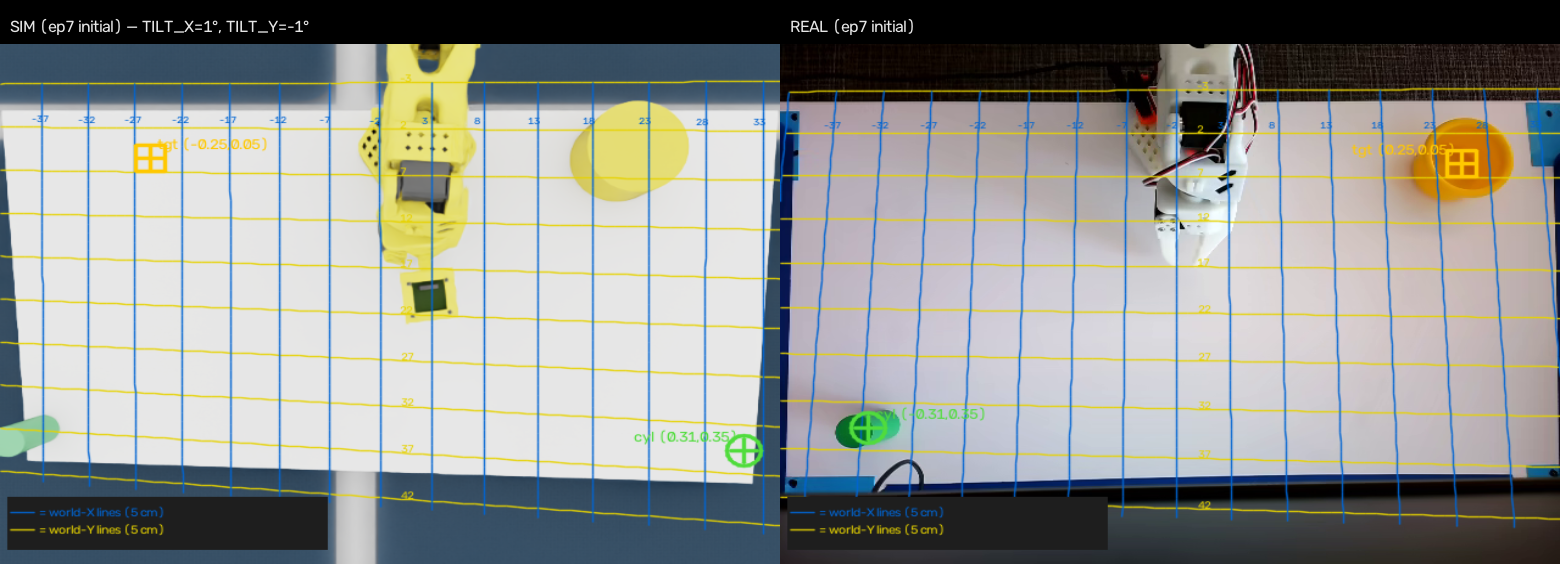
#> input picture source/sim_to_real_so101/scripts/save/compare_ep7.png, 1560 x 564 px
$ python -i dual_panel_overlay.py   (imports and definitions only)
#> lines starting #> are read from the running program, lines starting #| are printed output that depends on the picture; after the words box and inside, x2 and y2 are one past the last pixel; in counts of white or black regions, pixels touching at a corner belong together
#!/usr/bin/env python3
"""
dual_panel_overlay_v4.py  —  REAL + SIM side-by-side with world grid overlay.

v4 changes vs v3:
  - Add --calibrate-sim mode: click 4 mat corners in the SIM image window to
    recompute _H_SIM and print the new matrix (paste into this file).
  - After every run, write detected positions to a JSON sidecar file
    (overlay_ep{N}_positions.json or dual_panel_positions.json) so that
    replay_interactive_v10.py --use-real-positions can pick them up.
  - detect_objects() also searches right half for cylinder if left-half mask
    is empty (handles episodes where cylinder is near centre).

Usage (direct images):
    python dual_panel_overlay_v4.py real.png sim.png [output.png]

Usage (episode mode — finds frames automatically):
    python dual_panel_overlay_v4.py --episode 7
    python dual_panel_overlay_v4.py --episode 7 --dataset ~/.cache/huggingface/lerobot/Screener2/V4_pnp_44_20260720_141907

Calibration mode (run whenever SIM grid stops matching the mat):
    python dual_panel_overlay_v4.py --episode 7 --calibrate-sim
    A window opens showing the SIM image. Click the four mat corners in this
    order: TL, TR, BL, BR.  The script prints the new _H_SIM matrix.
    Paste it into the _H_SIM constant below and save.

Episode mode looks for:
  REAL : {dataset}/videos/observation.images.overhead/chunk-000/episode_{N:06d}.mp4
         (extracted via ffmpeg — handles AV1 encoding)
  SIM  : {sim-dir}/sim_overhead_ep{N}_frame1.png or frame5.png
         (saved by replay_interactive.py)
"""

import sys
import argparse
import glob
import json
import os
import numpy as np
import cv2

# ── Homography matrices — single source of truth is homography_pix2world.py ──
# To recalibrate _H_SIM: python dual_panel_overlay.py --episode N --calibrate-sim
# Paste the printed matrix into homography_pix2world.py → _H_SIM (and update
# replay_bug.py → _H_SIM to match).
from homography_pix2world import (
    _H_REAL, _H_REAL_INV,
    _H_SIM,  _H_SIM_INV,
)

# Calibration corners  (world X,Y)  →  real_pix
# Matches homography_pix2world.py 2026-09-23 mat-corner calibration.
# Order: TL, TR, BL, BR  (matches the click order in --calibrate-sim)
CAL_WORLD  = [(-0.330, 0.005), ( 0.400, 0.005), (-0.310, 0.380), ( 0.375, 0.400)]
CAL_LABELS = ["TL", "TR", "BL", "BR"]
CAL_REAL   = [( 13.4,  67.0), (631.5,  65.8), (  8.5, 404.9), (632.7, 400.0)]

def _world_to_pix(wx, wy, H_inv):
    pt  = np.array([[[float(wx), float(wy)]]], dtype=np.float32)
    out = cv2.perspectiveTransform(pt, H_inv.astype(np.float32))
    return float(out[0,0,0]), float(out[0,0,1])

CAL_SIM = [_world_to_pix(wx, wy, _H_SIM_INV) for wx, wy in CAL_WORLD]
#> further down, picture is the input picture: shape (564, 1560, 3); mean B, G, R 144, 147.6, 145.4

# ── Helpers ──────────────────────────────────────────────────────────────────
# [4 lines left out: function p2w, not called in this run]

def w2p(wx, wy, H_inv):
    return _world_to_pix(wx, wy, H_inv)

def in_frame(u, v, W, H, pad=40):
    return -pad < u < W+pad and -pad < v < H+pad

# ── Drawing ──────────────────────────────────────────────────────────────────
GRID_COLOR  = (45, 140, 45)
BOUND_COLOR = (0, 200, 255)
AXIS_COLOR  = (20, 20, 20)
TICK_COLOR  = (160, 210, 160)
CYL_COLOR   = (30, 210, 30)
TGT_COLOR   = (0, 200, 255)

# [71 lines left out: functions draw_grid, draw_boundary, draw_x_axis, draw_marker, not called in this run]

# ── Object detection on real frame ───────────────────────────────────────────
_DET_IMG_CX = 320

def detect_objects(img_bgr):
    """Detect green cylinder and yellow/orange cup in a REAL overhead image.

    Returns (cyl_pix, tgt_pix) where each is (col, row) or None.
    """
    img = img_bgr.copy()
    img[415:, 455:] = 0          # mask out robot arm area (bottom-right)
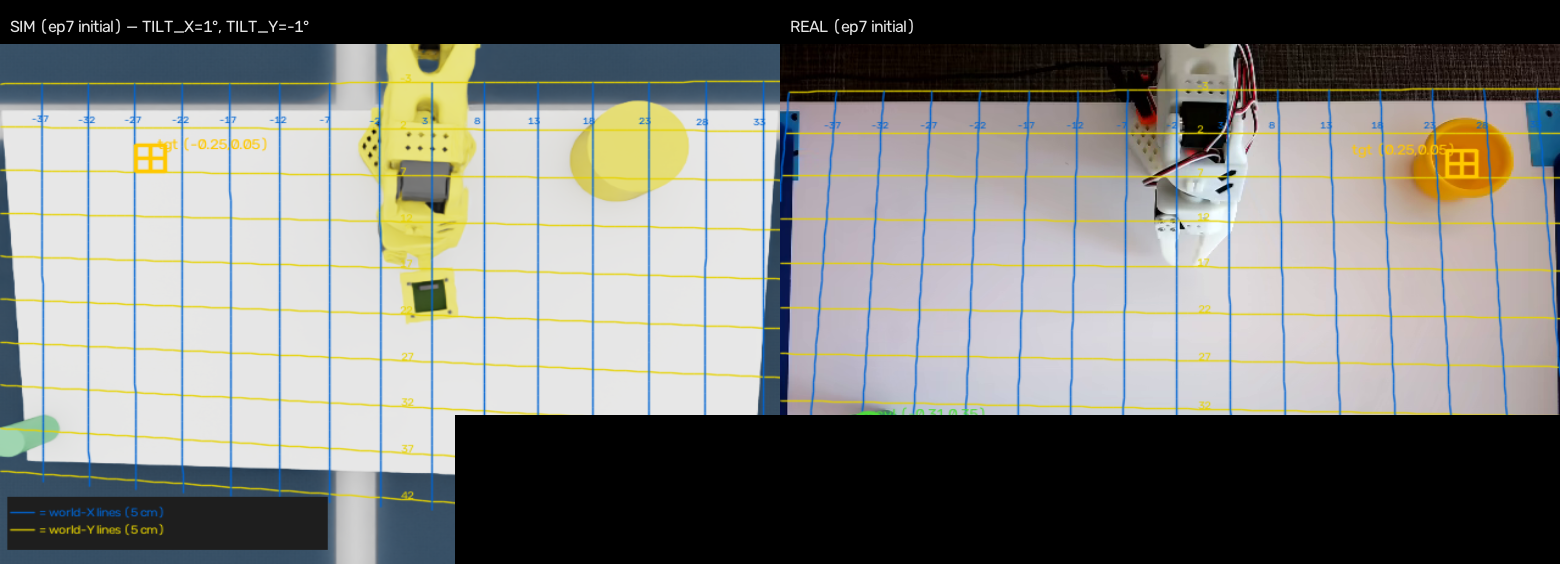
#> img: shape (564, 1560, 3); 18.69% of pixels changed, all inside (x1, y1, x2, y2) = (455, 415, 1560, 564)
    hsv = cv2.cvtColor(img, cv2.COLOR_BGR2HSV)
#> hsv: shape (564, 1560, 3); mean H, S, V 41.5, 38.5, 134.4

    # Target = yellow/orange cup
    m_tgt = cv2.inRange(hsv, np.array([15,50,50],np.uint8), np.array([38,255,255],np.uint8))
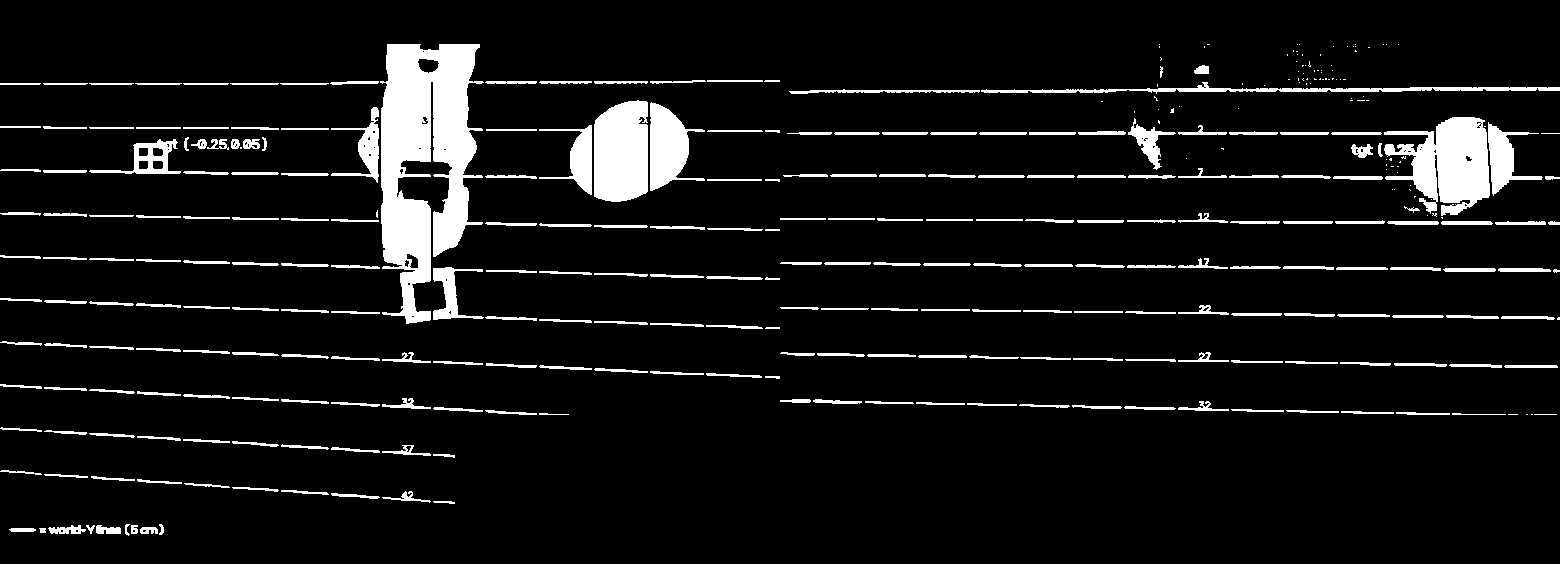
#> m_tgt: shape (564, 1560); 7.8% white; 350 white regions (96 under 20 px), largest, box (x1, y1, x2, y2) and area: (380, 44, 484, 324) 17297, (1384, 117, 1490, 216) 6295, (594, 100, 648, 202) 4985
    # Cylinder = green
    m_cyl = cv2.inRange(hsv, np.array([35,40,40],np.uint8), np.array([85,255,255],np.uint8))
#> m_cyl: shape (564, 1560); 0.67% white; 631 white regions (609 under 20 px), largest, box (x1, y1, x2, y2) and area: (0, 415, 43, 457) 1244, (4, 82, 331, 85) 650, (412, 281, 431, 312) 447

    # Spatial priors: cylinder usually left half, target usually right half.
    # But fall back to full-frame search if the prior half is empty.
    m_cyl_left  = m_cyl.copy(); m_cyl_left[:, _DET_IMG_CX:] = 0
#> after `m_cyl_left[:, _DET_IMG_CX:] = 0`: m_cyl_left: shape (564, 1560); 0.32% white; 153 white regions (149 under 20 px), largest, box (x1, y1, x2, y2) and area: (0, 415, 43, 457) 1244, (4, 82, 320, 85) 629, (44, 415, 60, 443) 286, (122, 478, 135, 482) 23
    m_tgt_right = m_tgt.copy(); m_tgt_right[:, :_DET_IMG_CX] = 0
#> after `m_tgt_right[:, :_DET_IMG_CX] = 0`:
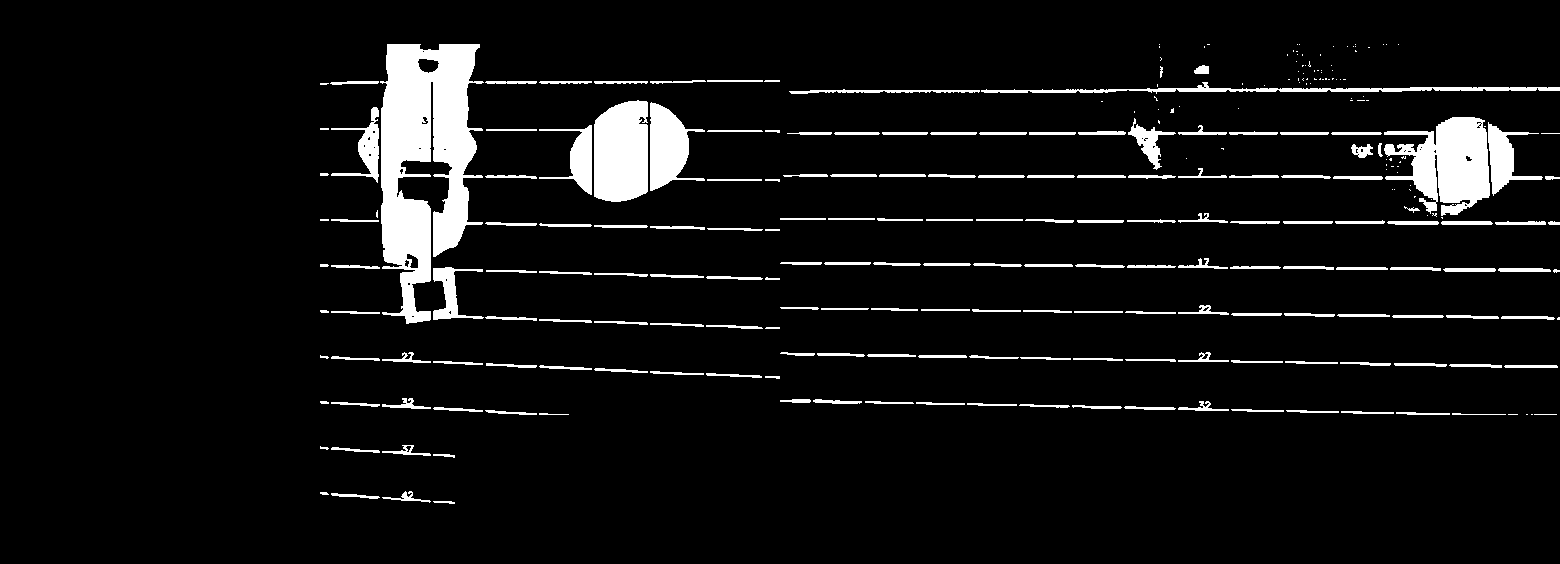
#> m_tgt_right: shape (564, 1560); 6.8% white; 275 white regions (98 under 20 px), largest, box (x1, y1, x2, y2) and area: (380, 44, 484, 324) 17297, (1384, 117, 1490, 216) 6295, (594, 100, 648, 202) 4985

    k = cv2.getStructuringElement(cv2.MORPH_ELLIPSE,(7,7))

    def best_mask(mask_primary, mask_fallback):
        m = cv2.morphologyEx(cv2.morphologyEx(mask_primary, cv2.MORPH_OPEN,k), cv2.MORPH_DILATE,k)
#> m: shape (564, 1560); 4.8% white; 7 white regions
        cnts,_ = cv2.findContours(m, cv2.RETR_EXTERNAL, cv2.CHAIN_APPROX_SIMPLE)
#> cnts = 7 contours; box (x1, y1, x2, y2) and area: (355, 41, 481, 326) 24225, (567, 97, 692, 205) 9901, (1400, 114, 1517, 218) 8103, (1127, 123, 1163, 167) 892, (1381, 141, 1398, 159) 203, (1193, 62, 1212, 77) 190, (1357, 144, 1373, 161) 160
        if cnts and max(cv2.contourArea(c) for c in cnts) >= 80:
            return m
        # Fall back to full-frame mask
        return cv2.morphologyEx(cv2.morphologyEx(mask_fallback, cv2.MORPH_OPEN,k), cv2.MORPH_DILATE,k)

    m_tgt = best_mask(m_tgt_right, m_tgt)
    m_cyl = best_mask(m_cyl_left,  m_cyl)
#> in best_mask (call 2), `m = cv2.morphologyEx(cv2.morphologyEx(mask_primary, cv2.MORPH_OPEN,k),..`:
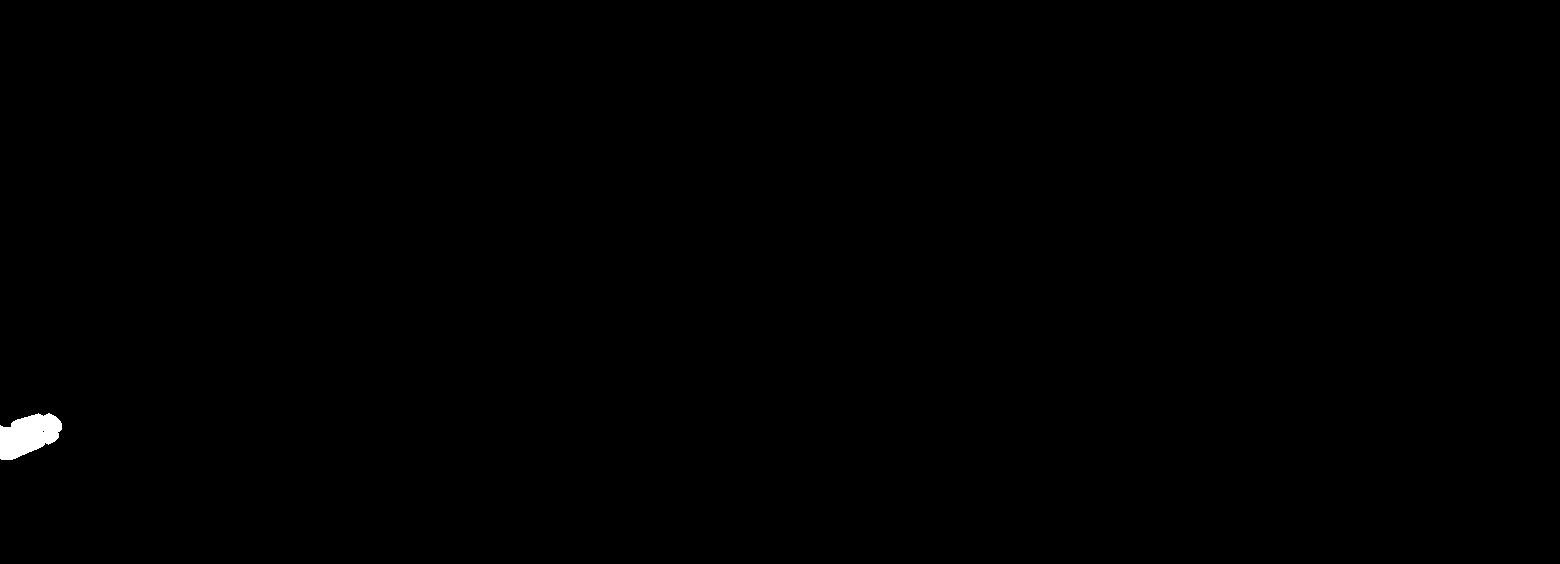
#> m: shape (564, 1560); 0.23% white; 1 white region
#> in best_mask (call 2), `cnts,_ = cv2.findContours(m, cv2.RETR_EXTERNAL, cv2.CHAIN_APPROX_SIMPLE)`: cnts = 1 contour; box (x1, y1, x2, y2) and area: (0, 413, 62, 460) 1914

    def centroid(mask):
        cnts,_ = cv2.findContours(mask, cv2.RETR_EXTERNAL, cv2.CHAIN_APPROX_SIMPLE)
        if not cnts: return None
        c = max(cnts, key=cv2.contourArea)
#> c = contour of 91 points, box (x1, y1, x2, y2) (0, 413, 62, 460), area 1914
        if cv2.contourArea(c) < 80: return None
        M = cv2.moments(c)
#> M = moments, m00 1914, centre m10/m00, m01/m00 = (28.03, 434.8)
        if M["m00"]==0: return None
        return int(M["m10"]/M["m00"]), int(M["m01"]/M["m00"])

    return centroid(m_cyl), centroid(m_tgt)
#> in centroid (call 2), `cnts,_ = cv2.findContours(mask, cv2.RETR_EXTERNAL, cv2.CHAIN_APPROX_SI..`: cnts = 7 contours; box (x1, y1, x2, y2) and area: (355, 41, 481, 326) 24225, (567, 97, 692, 205) 9901, (1400, 114, 1517, 218) 8103, (1127, 123, 1163, 167) 892, (1381, 141, 1398, 159) 203, (1193, 62, 1212, 77) 190, (1357, 144, 1373, 161) 160

# ── Nearest X gridline ───────────────────────────────────────────────────────
# [341 lines left out: functions draw_nearest_x_gridline, calibrate_sim, _find_real_video, _extract_frame, _find_sim_frame, _resolve_images and 1 more, not called in this run]


# [2 lines not run here, left out]

>>> import cv2
>>> picture = cv2.imread('compare_ep7.png')
>>> result = detect_objects(picture)
#> result = ((28, 434), (422, 169))

$ run again, on source/sim_to_real_so101/scripts/save/ruler_ep7.png
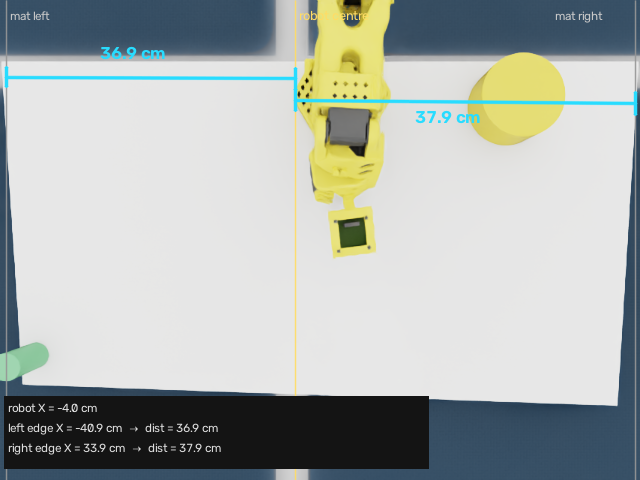
#> input picture source/sim_to_real_so101/scripts/save/ruler_ep7.png, 640 x 480 px
#> picture is the input picture: shape (480, 640, 3); mean B, G, R 173.9, 177.2, 171.5
#> img: shape (480, 640, 3); 3.91% of pixels changed, all inside (x1, y1, x2, y2) = (455, 415, 640, 480)
#> hsv: shape (480, 640, 3); mean H, S, V 26.3, 28.5, 178.2
#> in detect_objects, `m_tgt = cv2.inRange(hsv, np.array([15,50,50],np.uint8), np.array([38,2..`:
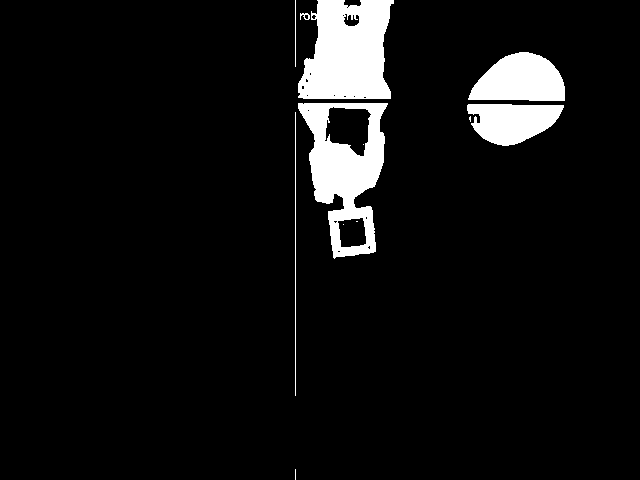
#> m_tgt: shape (480, 640); 6.8% white; 12 white regions (5 under 20 px), largest, box (x1, y1, x2, y2) and area: (298, 0, 394, 99) 7361, (298, 103, 388, 259) 6696, (468, 52, 565, 101) 3498
#> m_cyl: shape (480, 640); 0.71% white; 51 white regions (43 under 20 px), largest, box (x1, y1, x2, y2) and area: (7, 342, 49, 381) 1076, (338, 218, 366, 248) 638, (0, 352, 6, 381) 167
#> m_cyl_left: shape (480, 640); 0.43% white; 12 white regions (9 under 20 px), largest, box (x1, y1, x2, y2) and area: (7, 342, 49, 381) 1076, (0, 352, 6, 381) 167, (297, 84, 308, 99) 25
#> m_tgt_right: shape (480, 640); 6% white; 8 white regions (4 under 20 px), largest, box (x1, y1, x2, y2) and area: (320, 0, 394, 99) 6393, (320, 103, 388, 259) 5703, (468, 52, 565, 101) 3498, (467, 104, 564, 146) 2883
#> m: shape (480, 640); 7.3% white; 2 white regions
#> in best_mask, `cnts,_ = cv2.findContours(m, cv2.RETR_EXTERNAL, cv2.CHAIN_APPROX_SIMPLE)`: cnts = 2 contours; box (x1, y1, x2, y2) and area: (317, 0, 397, 260) 14650, (464, 49, 568, 149) 7500
#> in best_mask (call 2), `m = cv2.morphologyEx(cv2.morphologyEx(mask_primary, cv2.MORPH_OPEN,k),..`:
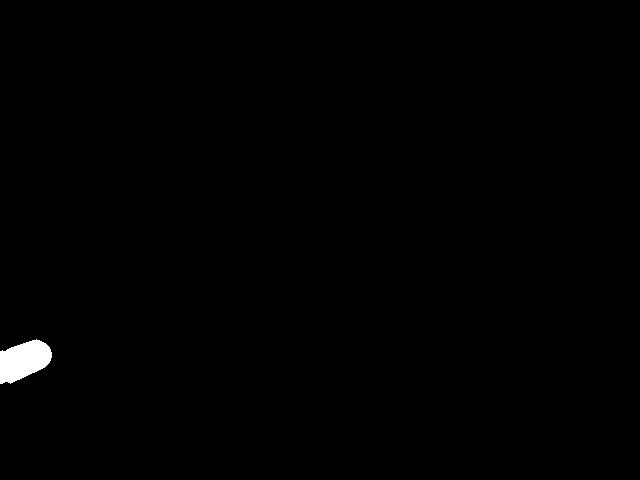
#> m: shape (480, 640); 0.52% white; 1 white region
#> in best_mask (call 2), `cnts,_ = cv2.findContours(m, cv2.RETR_EXTERNAL, cv2.CHAIN_APPROX_SIMPLE)`: cnts = 1 contour; box (x1, y1, x2, y2) and area: (0, 339, 52, 384) 1526
#> c = contour of 85 points, box (x1, y1, x2, y2) (0, 339, 52, 384), area 1526
#> M = moments, m00 1526.5, centre m10/m00, m01/m00 = (23.39, 360.1)
#> in centroid (call 2), `cnts,_ = cv2.findContours(mask, cv2.RETR_EXTERNAL, cv2.CHAIN_APPROX_SI..`: cnts = 2 contours; box (x1, y1, x2, y2) and area: (317, 0, 397, 260) 14650, (464, 49, 568, 149) 7500
#> result = ((23, 360), (351, 116))
